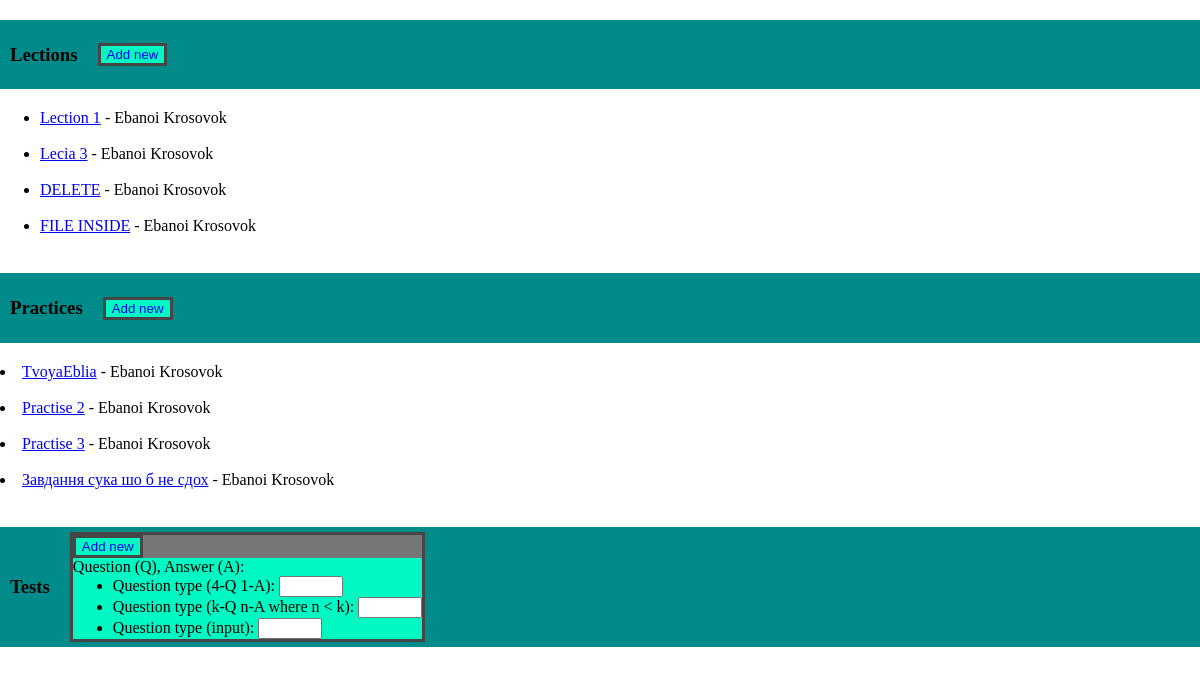
The page /classroom/4/ on the database its author committed.
### main/models.py (models this page shows, shortened)
class AssignmentForm(models.Model):
    class Meta:
        abstract = True
    author = models.ForeignKey(Teacher, on_delete=models.CASCADE, null=False)
    title = models.CharField(max_length=255, default='DELETE')
    body = models.TextField(max_length=255, default='', blank=True)
    document = models.FileField(upload_to='upload/', null=True, blank=True, default=None)
    open_time = models.DateTimeField(default=datetime.now)

class Lection(AssignmentForm):
    def __str__(self):
        return str(self.author) + ' | ' + ('YES' if self.document else 'NO') + ' | ' + self.title

class Practice(AssignmentForm):
    students = models.ManyToManyField(Student)
    def student_names(self):
        return ', '.join([x.last_name for x in self.students.all()])
    student_names.short_description = "Student Names"

### main/views.py (the view)
# urls.py: path('classroom/<int:pk>/', ViewTeacherClass.as_view(), name="classroom"),
class ViewTeacherClass(ListView):
    model = Teacher
    template_name = 'main/teacherPage.html'
    def get(self, request, *args, **kwargs):
        teacher_id = self.kwargs['pk']
        lections = Lection.objects.filter( author__id = teacher_id )
        practices = Practice.objects.filter( author__id = teacher_id )
        context = {'lections': lections, 'practices': practices}
        return render(request, self.template_name, context=context)

### main/models.py (called while the page is built)
    def __str__(self):
        return f'{self.first_name} {self.last_name}'

### main/templates/main/teacherPage.html (shortened to what this page needs)
{% load static %}
<!DOCTYPE html>
<html lang="en">
<head>
    <link rel="stylesheet" type="text/css" href="{% static 'styles/style.css' %}">
</head>
<body>
    <nav>
        <div class='tab'><h3>Lections</h3><button style="border: 3px solid #464646;  height: fit-content; align-self: center; background-color: #00f9c3;"><a href="{% url 'lection-add'%}" style="text-decoration: none">Add new</a></button></div>
        <ul>
        {% for item in lections %}
            <li><a href="{% url 'lection-details' item.author.id item.pk  %}">{{ item.title }}</a> - {{item.author}}</li>
        {% endfor %}
        </ul>
        <div class='tab'><h3>Practices</h3><button style="border: 3px solid #464646;  height: fit-content; align-self: center; background-color: #00f9c3;"><a href="{% url 'lection-add'%}" style="text-decoration: none">Add new</a></button></div>
        {% for item in practices %}
            <li><a href="{% url 'practice-details' item.author.id item.pk  %}">{{ item.title }}</a> - {{item.author}}</li>
        {% endfor %}
        <div class='tab'>
            <h3>Tests</h3>
            <form style="border: 3px solid #464646; background-color: #777">
                <button style="border: 3px solid #464646;  height: fit-content; align-self: center; background-color: #00f9c3;"><a href="{% url 'lection-add'%}" style="text-decoration: none">Add new</a></button>
                <div id="setting" style="background-color: #00f9c3">
                    <label>Question (Q), Answer (A):</label>
                    <ul style="margin: auto">
                        <li>
                            <label for="type1">Question type (4-Q 1-A):</label>
                            <input type="number" id="type1" name="type1" min="1" max="100">
                        </li>
                        <li>
                            <label for="type2">Question type (k-Q n-A where n &lt; k):</label>
                            <input type="number" id="type2" name="type1" min="0" max="100">
                        </li>
                        <li>
                            <label for="type2">Question type (input):</label>
                            <input type="number" id="type3" name="type3" min="0" max="100">
                        </li>
                    </ul>
                </div>
            </form>
        </div>
    </nav>
</body>
</html>

### main/static/styles/style.css (style rules this page uses)
body { margin: 0; }
.tab { align-self: center; display: flex; flex-wrap: wrap; gap: 20px; background-color: darkcyan; margin: 20px 0; padding: 5px 10px; }
.tab h3 { align-self: center; }

### rows shown on the page
Lection: title "Lection 1", author "Ebanoi Krosovok"
Lection: title "Lecia 3", author "Ebanoi Krosovok"
Lection: title "DELETE", author "Ebanoi Krosovok"
Lection: title "FILE INSIDE", author "Ebanoi Krosovok"
Practice: title "TvoyaEblia", author "Ebanoi Krosovok"
Practice: title "Practise 2", author "Ebanoi Krosovok"
Practice: title "Practise 3", author "Ebanoi Krosovok"
Practice: title "Завдання сука шо б не сдох", author "Ebanoi Krosovok"
